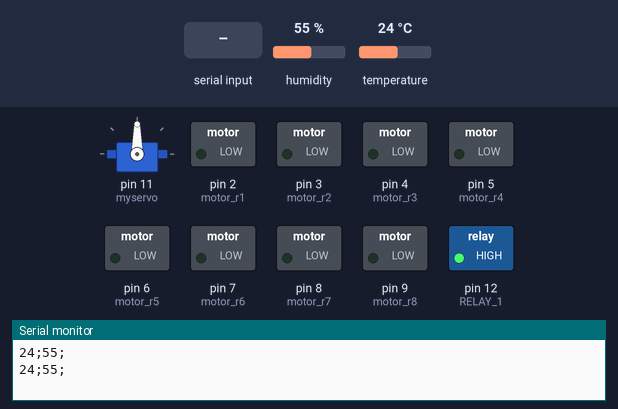
Simulated run of this sketch. Board: Arduino Uno, built with avr-gcc and run on an emulated ATmega328P. On the bench: servo, switched loads named in the sketch (green lamp = pin HIGH), the last lines printed to the serial monitor. Wiring (inferred from the names in the program): DHT11 sensor: data A0. The inputs (shaded band) are chosen by the test bench; at power-on: humidity 55 %, temperature 24 °C.

Above: at 1.8 s.
1.9 s: "A" received over Serial
5.4 s: byte 69 ('E') received over Serial
At 6.0 s:
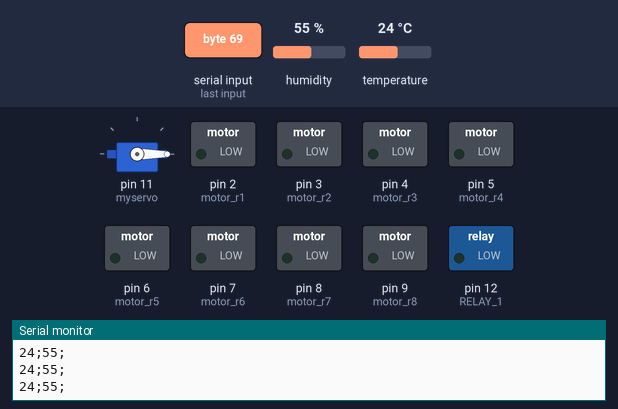
7.0 s: "F" received over Serial
At 8.1 s:
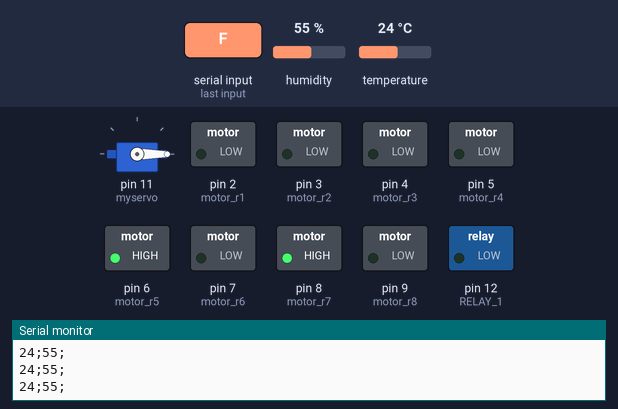
9.1 s: "B" received over Serial
At 10.2 s:
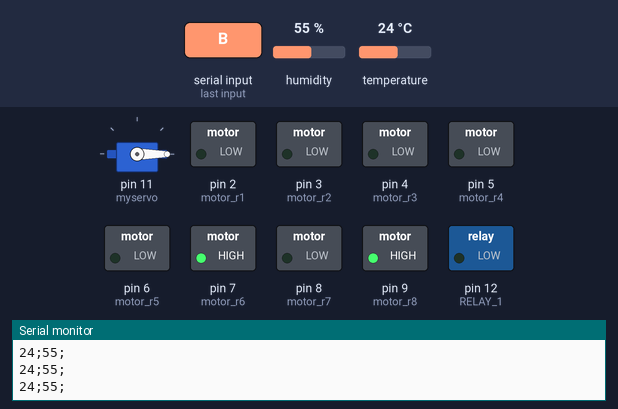
11.1 s: "L" received over Serial
At 12.3 s:
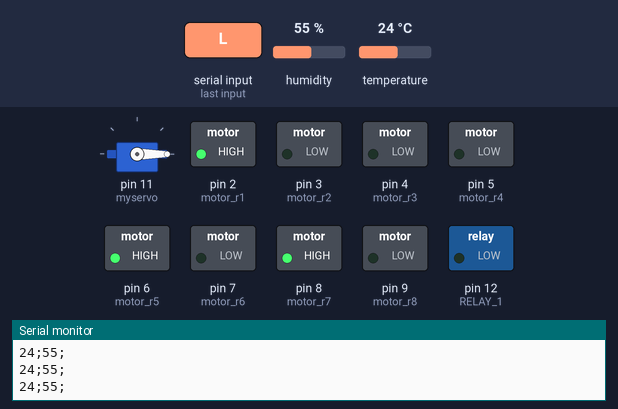
13.2 s: "R" received over Serial
At 14.4 s:
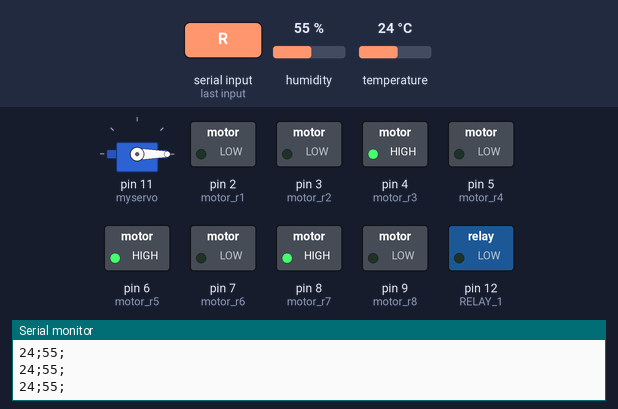
Timing chart, 0 to 16.2 s (numbered marks = the images above; inputs shaded):
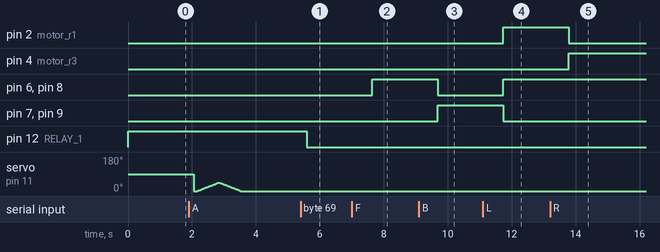

The sketch:

fy_project_v4.ino
```cpp
#include <Servo.h>
#include <SoftwareSerial.h>
#define RELAY_1 12

#include "dht.h"
#define dataPin A0
dht DHT;

int temp;
int hum;

Servo myservo;  // create servo object to control a servo
// twelve servo objects can be created on most boards

int pos = 0;    // variable to store the servo position


// For Front Wheels
int motor_r1 = 2;
int motor_r2 = 3;
int motor_r3 = 4;
int motor_r4 = 5;

// For Back Wheels
int motor_r5 = 6;
int motor_r6 = 7;
int motor_r7 = 8;
int motor_r8 = 9;


char flag;

void setup(){
Serial.begin(9600);

myservo.attach(11);

pinMode(RELAY_1, OUTPUT);
digitalWrite(RELAY_1, HIGH);

pinMode(motor_r1, OUTPUT);
pinMode(motor_r2, OUTPUT);
pinMode(motor_r3, OUTPUT);
pinMode(motor_r4, OUTPUT);

pinMode(motor_r5, OUTPUT);
pinMode(motor_r6, OUTPUT);
pinMode(motor_r7, OUTPUT);
pinMode(motor_r8, OUTPUT);

// initialize serial communication at 9600 bits per second:
}


void loop()
 {

  sensData();

  if (Serial.available())
    {
        flag = Serial.read();// read input from bluetooth
        if (flag == 'F')
        {
          forword();
        }
        else if (flag == 'B')
        {
          backword();
        }

        if (flag == 'S')
        {
          stop();
        }

        if (flag == 'L')
        {
          Fleft();
        }
        else if (flag == 'R')
        {
          Fright();
        }
        else if (flag == 'P')
        {
          Bleft();
        }
        else if (flag == 'K')
        {
          Bright();
        }

        if (flag == 'A')
        {
          Sleft();
        }
        else if (flag == 'C')
        {
          Sright();
        }

        if (flag == 'D')
        {
          digitalWrite(RELAY_1, HIGH);
        }
        else if (flag == 'E')
        {
          digitalWrite(RELAY_1, LOW);
        }
    }

 }


void stop(){

    digitalWrite(motor_r1, LOW);

    digitalWrite(motor_r2, LOW);

    digitalWrite(motor_r3, LOW);

    digitalWrite(motor_r4, LOW);

    digitalWrite(motor_r5, LOW);

    digitalWrite(motor_r6, LOW);

    digitalWrite(motor_r7, LOW);

    digitalWrite(motor_r8, LOW);

}


void forword(){

    digitalWrite(motor_r5, HIGH);

    digitalWrite(motor_r6, LOW);

    digitalWrite(motor_r7, HIGH);

    digitalWrite(motor_r8, LOW);

}


void backword(){

    digitalWrite(motor_r5, LOW);

    digitalWrite(motor_r6, HIGH);

    digitalWrite(motor_r7, LOW);

    digitalWrite(motor_r8, HIGH);

}


void Fleft(){

    digitalWrite(motor_r1, HIGH);

    digitalWrite(motor_r2, LOW);

    digitalWrite(motor_r3, LOW);

    digitalWrite(motor_r4, LOW);

    digitalWrite(motor_r5, HIGH);

    digitalWrite(motor_r6, LOW);

    digitalWrite(motor_r7, HIGH);

    digitalWrite(motor_r8, LOW);

}


void Fright(){

    digitalWrite(motor_r1, LOW);

    digitalWrite(motor_r2, LOW);

    digitalWrite(motor_r3, HIGH);

    digitalWrite(motor_r4, LOW);

    digitalWrite(motor_r5, HIGH);

    digitalWrite(motor_r6, LOW);

    digitalWrite(motor_r7, HIGH);

    digitalWrite(motor_r8, LOW);

}

void Bleft(){

    digitalWrite(motor_r1, LOW);

    digitalWrite(motor_r2, HIGH);

    digitalWrite(motor_r3, LOW);

    digitalWrite(motor_r4, LOW);

    digitalWrite(motor_r5, LOW);

    digitalWrite(motor_r6, HIGH);

    digitalWrite(motor_r7, LOW);

    digitalWrite(motor_r8, HIGH);

}


void Bright(){

    digitalWrite(motor_r1, LOW);

    digitalWrite(motor_r2, LOW);

    digitalWrite(motor_r3, LOW);

    digitalWrite(motor_r4, HIGH);

    digitalWrite(motor_r5, LOW);

    digitalWrite(motor_r6, HIGH);

    digitalWrite(motor_r7, LOW);

    digitalWrite(motor_r8, HIGH);

}

void Sright(){
    myservo.write(180);              // tell servo to go to position in variable 'pos'
    delay(100);                    // waits 15ms for the servo to reach the position

    for(pos = 180; pos >= 135; pos -= 1){
    myservo.write(pos);
    delay(15);
    }

    for(pos = 135; pos <= 180; pos += 1){
    myservo.write(pos);
    delay(15);
    }
  }


void Sleft(){
    myservo.write(0);              // tell servo to go to position in variable 'pos'
    delay(100);                    // waits 15ms for the servo to reach the position

    for(pos = 0; pos <= 45; pos += 1){
    myservo.write(pos);
    delay(15);
    }

    for(pos = 45; pos >= 0; pos -= 1){
    myservo.write(pos);
    delay(15);
    }
}

void sensData(){
        int readData = DHT.read11(dataPin);
        hum = DHT.humidity;
        temp = DHT.temperature;
        Serial.print(temp); //send distance to App
        Serial.print(";");
        Serial.print(hum); //send distance to App
        Serial.println(";");
        delay(1000);
}
```

dht.cpp
```cpp
//
//    FILE: dht22.cpp
// VERSION: 0.1.00
// PURPOSE: DHT22 Temperature & Humidity Sensor library for Arduino
//
// DATASHEET:
//
// HISTORY:
// 0.1.0 by Rob Tillaart (01/04/2011)
// inspired by DHT11 library
//

#include "dht.h"

#define TIMEOUT 10000

/////////////////////////////////////////////////////
//
// PUBLIC
//


// return values:
//  0 : OK
// -1 : checksum error
// -2 : timeout
int dht::read11(uint8_t pin)
{
	// READ VALUES
	int rv = read(pin);
	if (rv != 0) return rv;

	// CONVERT AND STORE
	humidity    = bits[0];  // bit[1] == 0;
	temperature = bits[2];  // bits[3] == 0;

	// TEST CHECKSUM
	uint8_t sum = bits[0] + bits[2]; // bits[1] && bits[3] both 0
	if (bits[4] != sum) return -1;

	return 0;
}

// return values:
//  0 : OK
// -1 : checksum error
// -2 : timeout
int dht::read22(uint8_t pin)
{
	// READ VALUES
	int rv = read(pin);
	if (rv != 0) return rv;

	// CONVERT AND STORE
	humidity    = word(bits[0], bits[1]) * 0.1;

	int sign = 1;
	if (bits[2] & 0x80) // negative temperature
	{
		bits[2] = bits[2] & 0x7F;
		sign = -1;
	}
	temperature = sign * word(bits[2], bits[3]) * 0.1;


	// TEST CHECKSUM
	uint8_t sum = bits[0] + bits[1] + bits[2] + bits[3];
	if (bits[4] != sum) return -1;

	return 0;
}

/////////////////////////////////////////////////////
//
// PRIVATE
//

// return values:
//  0 : OK
// -2 : timeout
int dht::read(uint8_t pin)
{
	// INIT BUFFERVAR TO RECEIVE DATA
	uint8_t cnt = 7;
	uint8_t idx = 0;

	// EMPTY BUFFER
	for (int i=0; i< 5; i++) bits[i] = 0;

	// REQUEST SAMPLE
	pinMode(pin, OUTPUT);
	digitalWrite(pin, LOW);
	delay(20);
	digitalWrite(pin, HIGH);
	delayMicroseconds(40);
	pinMode(pin, INPUT);

	// GET ACKNOWLEDGE or TIMEOUT
	unsigned int loopCnt = TIMEOUT;
	while(digitalRead(pin) == LOW)
		if (loopCnt-- == 0) return -2;

	loopCnt = TIMEOUT;
	while(digitalRead(pin) == HIGH)
		if (loopCnt-- == 0) return -2;

	// READ THE OUTPUT - 40 BITS => 5 BYTES
	for (int i=0; i<40; i++)
	{
		loopCnt = TIMEOUT;
		while(digitalRead(pin) == LOW)
			if (loopCnt-- == 0) return -2;

		unsigned long t = micros();

		loopCnt = TIMEOUT;
		while(digitalRead(pin) == HIGH)
			if (loopCnt-- == 0) return -2;

		if ((micros() - t) > 40) bits[idx] |= (1 << cnt);
		if (cnt == 0)   // next byte?
		{
			cnt = 7;
			idx++;
		}
		else cnt--;
	}

	return 0;
}
//
// END OF FILE
//
```

dht.h
```cpp
//
//    FILE: dht.h
// VERSION: 0.1.00
// PURPOSE: DHT Temperature & Humidity Sensor library for Arduino
//
//     URL: http://arduino.cc/playground/Main/DHTLib
//
// HISTORY:
// see dht.cpp file
//

#ifndef dht_h
#define dht_h

#if ARDUINO >= 100
 #include "Arduino.h"
#else
 #include "WProgram.h"
#endif

#define DHT_LIB_VERSION "0.1.00"

class dht
{
public:
	int read11(uint8_t pin);
    int read22(uint8_t pin);
	double humidity;
	double temperature;

private:
	uint8_t bits[5];  // buffer to receive data
	int read(uint8_t pin);
};
#endif
//
// END OF FILE
//
```

Measured:
- after the input at 5.4 s, pin 12 (RELAY_1): HIGH → LOW after 0.18 s
- after the input at 7.0 s, pin 6 (motor_r5), pin 8 (motor_r7): LOW → HIGH after 0.63 s
- after the input at 9.1 s, pin 6 (motor_r5), pin 8 (motor_r7): HIGH → LOW after 0.58 s; pin 7 (motor_r6), pin 9 (motor_r8): LOW → HIGH after 0.58 s
- after the input at 11.1 s, pin 2 (motor_r1), pin 6 (motor_r5), pin 8 (motor_r7): LOW → HIGH after 0.63 s; pin 7 (motor_r6), pin 9 (motor_r8): HIGH → LOW after 0.63 s
- after the input at 13.2 s, pin 2 (motor_r1): HIGH → LOW after 0.58 s; pin 4 (motor_r3): LOW → HIGH after 0.58 s
